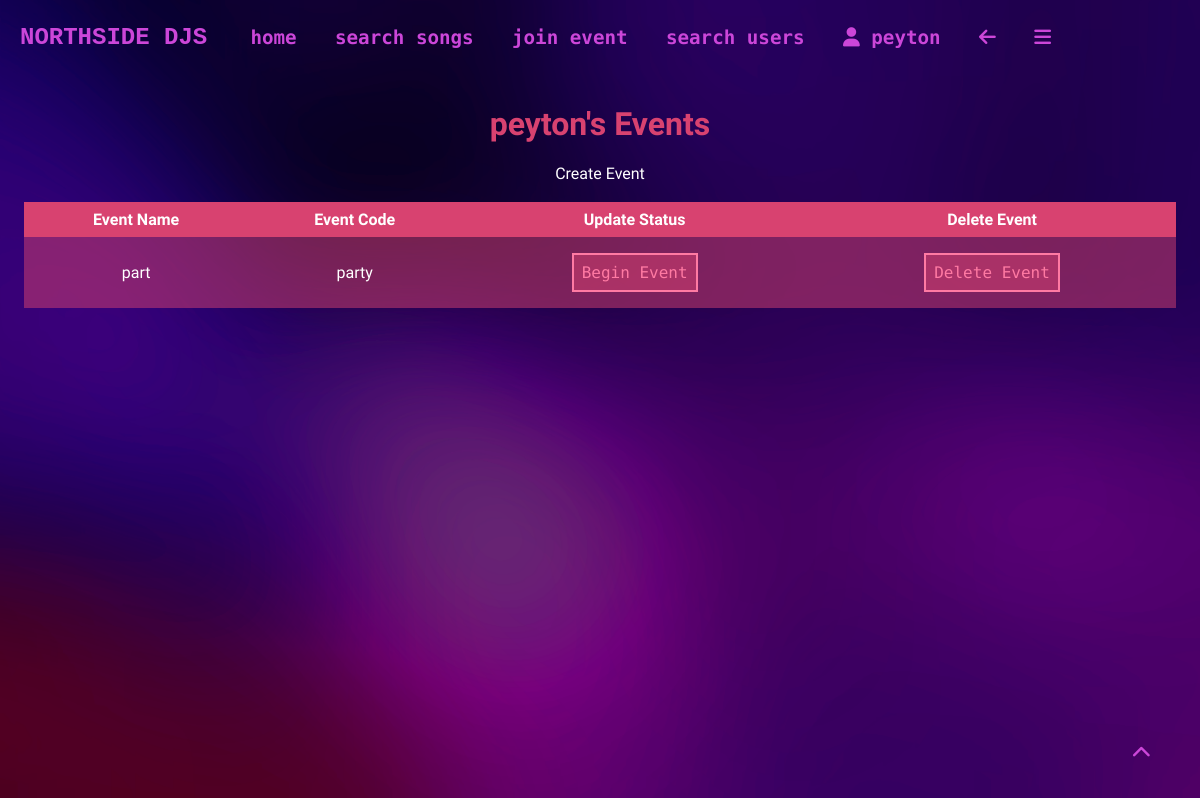
Before: /my_events (signed in) with the older database file.
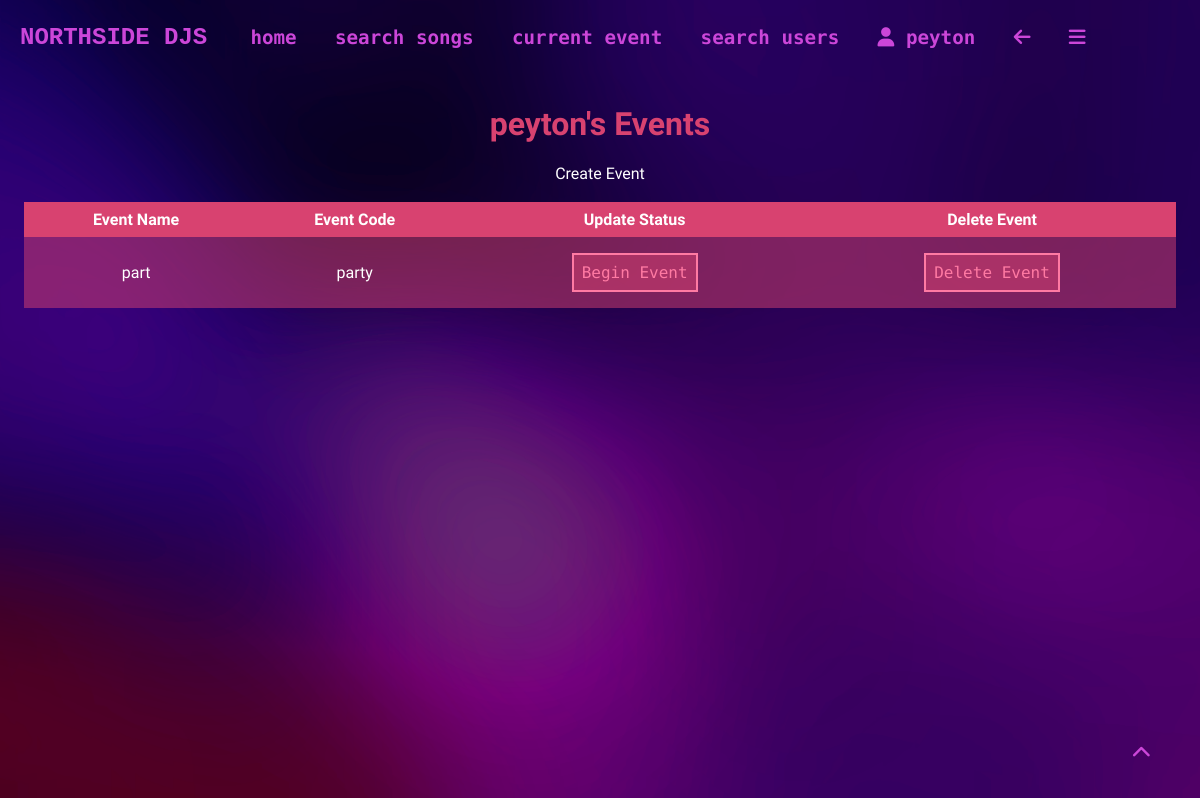
After: the same page with the newer database file.
### app/models.py (models this page shows, shortened)
class User(UserMixin, db.Model): # model for the user table
    user_id = db.Column(db.Integer, primary_key=True)
    username = db.Column(db.String(64), index=True, unique=True)
    email = db.Column(db.String(120), index=True, unique=True)
    password_hash = db.Column(db.String(128))
    about_me = db.Column(db.String(140))
    in_event = db.Column(db.Boolean, default=False)
    pfp = db.Column(db.String(140))
    events = db.relationship('Events', back_populates='user')
    songs = db.relationship('FavouriteSong', back_populates='user')
    event_users = db.relationship('EventUsers', back_populates='user')
    voted_songs = db.relationship('VotedSongs', back_populates='user')
    song_reviews = db.relationship('SongReviews', back_populates='user', foreign_keys='SongReviews.user_id')
    username_rel = db.relationship('SongReviews', back_populates='username_rel', foreign_keys='SongReviews.username')

class Events(db.Model): # model for the events table
    event_id = db.Column(db.Integer, primary_key=True, unique=True)
    event_name = db.Column(db.String(64), index=True, unique=True)
    event_code = db.Column(db.Integer, unique=True)
    active_status = db.Column(db.Boolean, default=False)
    event_location = db.Column(db.String(140), index=True)
    event_description = db.Column(db.String(140), index=True)
    user_id = db.Column(db.Integer, db.ForeignKey('user.user_id', name='fk_user_id'))
    user = db.relationship('User', back_populates='events')
    event_users = db.relationship('EventUsers', back_populates='event')
    voted_songs = db.relationship('VotedSongs', back_populates='event')

### app/routes.py (the view)
@app.route('/my_events', methods=['GET', 'POST']) # gets the events a user has created
@login_required
def my_events():
    user_id = current_user.user_id # gets the current user's id
    events = Events.query.filter_by(user_id=user_id).all() # gets all events the user has created
    return render_template('my_events.html', events=events)

### app/models.py (called while the page is built)
@login.user_loader # loads the user
def load_user(user_id):
    return User.query.get(int(user_id)) # returns the user id as an integer

### app/routes.py (called while the page is built)
@app.context_processor # injects the current event the user is in into all templates
def inject_user_event():
    if current_user.is_authenticated: # checks if the user is logged in
        if current_user.in_event: # checks if the user is in an event
            user_id = current_user.user_id
            user_event = EventUsers.query.filter_by(user_id=user_id).first().event_id
            return dict(user_event=user_event) # returns the event that the user is in
        else:
            return dict(user_event=None) # returns the user event as none if the user is not in an event
    return dict(user_event=None) # returns the user event as none if the user is not logged in

### app/templates/my_events.html (shortened to what this page needs)
{% extends "base.html" %}
{% block content %}
<div class="centre">
  <h1>{{current_user.username}}'s Events</h1>
  {% if events %}
    <a class="link" href="{{url_for('create_event')}}">Create Event</a>
  {% else %}
    <a class="link glows" href="{{url_for('create_event')}}">Create Event</a>
    {% endif %}
  <br>
<table>
  <tr>
    <th>Event Name</th>
    <th>Event Code</th>
    <th>Update Status</th>
    <th>Delete Event</th>
  </tr>
    {% if events %}
      {% for event in events %}
      <tr>
        <td>{{event.event_name}}</td>
        <td>{{event.event_code}}</td>
        <td>
          <form method="post" action="{{url_for('event_status', event_id=event.event_id)}}">
            {% if event.active_status == 0 %}
              <input type="submit" value="Begin Event">
            {% else %}
              <input type="submit" value="End Event">
            {% endif %}
          </form>
        </td>
        <td>
          <form method="post" action="{{url_for('delete_event', event_id=event.event_id)}}">
            <input type="submit" value="Delete Event">
          </form>
        </td>
      </tr>
      {% endfor %}
  {% else %}
    <tr>
      <td colspan="4">You have not created any events. Create an event <a class="link highlight" href="{{url_for('create_event')}}">here!</a></td>
    </tr>
  {% endif %}
</table>
</div>
{% endblock %}

### app/templates/base.html (shortened to what this page needs)
<!DOCTYPE html>
<html lang="en">
<head>
   <link rel="stylesheet" href="{{ url_for('static', filename='css/styles.css') }}">
</head>
<body class="{% block body_class %}{% endblock %}">
    <div class="header" id="top">
        <h1 class="logo" onclick="location.href='{{ url_for('index') }}'">NORTHSIDE DJS</h1>
        <a href="{{ url_for('index') }}">home</a>
        {% if current_user.is_anonymous %}
            <a href="{{ url_for('register') }}">sign up</a>
            <a href="{{ url_for('login') }}">log in</a>
        {% else %}
            <a href="{{ url_for('search') }}">search songs</a>
                {% if current_user.in_event == 0 %}
                <a href="{{ url_for('join_event')}}">join event</a>
                {% else %}
                    <a href="{{ url_for('event', event_id=user_event) }}">current event</a>
                {% endif %}
            <a href="{{ url_for('search_users') }}">search users</a>
            <a href="{{ url_for('user', username=current_user.username) }}"><i class="fa-solid fa-user"></i> {{current_user.username}}</a>
            <a href="javascript:history.back()"><i class="fa-solid fa-arrow-left"></i></a>
            <div class="hamburger">
                <a href="javascript:showSidebar()"><i class="fa-solid fa-bars"></i></a>
            </div>
        {% endif %}
    </div>
    {% block content %}{% endblock %}
<div class="footer header">
        <a href="#top" id="scrollbtn"><i class="fa-solid fa-chevron-up"></i></a>
    </div>
</body>
</html>

### app/static/css/styles.css (style rules this page uses)
* { scroll-behavior: smooth; }
#scrollbtn { position: fixed; bottom: 20px; right: 30px; }
body { background-image: url('/static/images/defaultbg.png'); background-size: cover; color: #D84270; font-family: 'Tektur', monospace; }
.footer { display: flex; justify-content: right; align-items: right; text-align: right; }
table { border-collapse: collapse; width: 100%; }
th { background-color: #D84270; color: white; border: none; padding: 0.5em; }
td { background-color: rgba(216, 66, 112, 0.5); color: white; padding: 0.5em; }
.centre { display: flex; justify-content: center; align-items: center; flex-direction: column; text-align: center; padding: 1em; margin: 0, 10em; }
input { border: none; border-radius: 0px; border-bottom: 2px solid #ff7aa3; padding: 0.5em; margin: 0.5em; width: auto; font-family: 'Nova Mono', monospace; font-size: 1em; background-color: rgba(247, 131, 150, 0.5); color: white; }
input[type=submit] { color: #ff7aa3; background-color: rgba(216, 66, 112, 0.5); border: 2px solid #ff7aa3; border-radius: 0px; transition: 0.3s ease-in-out; }
.header { display: flex; align-items: center; color: #8661C1; }
.header a { color: #CC46D9; transition: 0.3s ease-in-out;; margin-right: 1em; text-decoration: none; font-weight: 900; font-size: 1.2em; font-family: 'Nova Mono', monospace; padding: 0.3em 0.5em; margin: 0.5em; position: relative; }
.header a::before { background-color: #CC46D9; content: ""; width: 100%; height: 2px; position: absolute; bottom: 0; left: 0; transform-origin: right; transform: scaleX(0); transition: transform 0.3s ease-in-out; box-shadow: 0 0 10px #CC46D9; }
.logo { transition: 1s ease-in-out; color: #CC46D9; padding-left: 0.5em; padding-right: 1em; font-size: 1.5em; font-family: 'cubic', monospace; }
.link { color: white; text-decoration: none; transition: 0.3s; position: relative; }
.link::before { background-color: white; content: ""; position: absolute; bottom: 0; left: 0; width: 100%; height: 2px; transform-origin: right; transform: scaleX(0); transition: transform 0.3s ease-in-out; }

Changed rows visible on the page:
changed User "peyton": in_event False → True (drawn)
Other visible differences:
text no longer shown: "join event"
text now shown: "current event"
